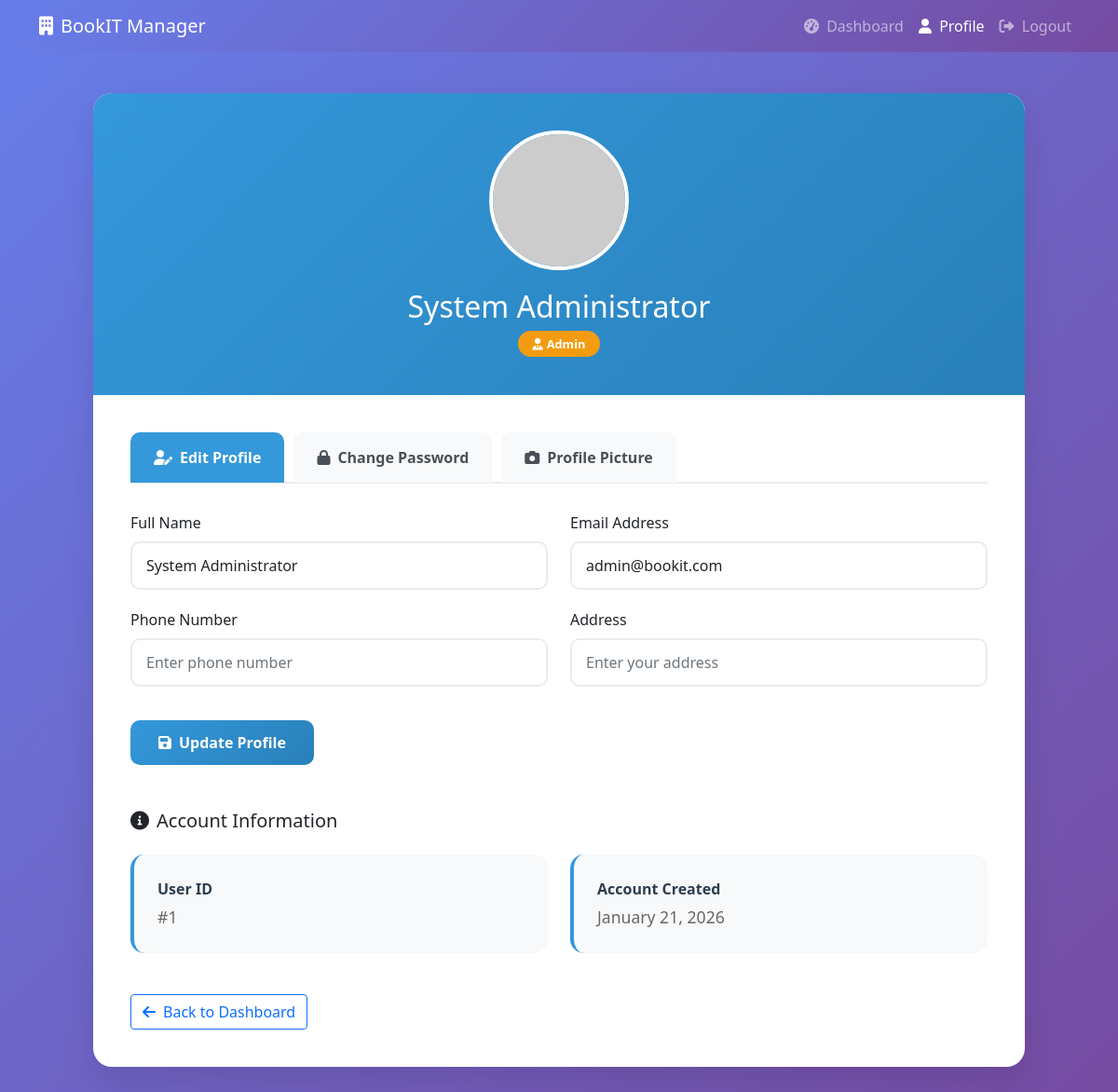
The page /host/manager_profile.php (signed in) on the database its author committed.
### tables this page shows
CREATE TABLE IF NOT EXISTS `users` (
  `user_id` int NOT NULL AUTO_INCREMENT,
  `full_name` varchar(100) NOT NULL,
  `email` varchar(100) NOT NULL,
  `password` varchar(255) NOT NULL,
  `phone` varchar(20) DEFAULT NULL,
  `role` enum('admin','host','renter','manager') DEFAULT 'renter',
  `branch_id` int DEFAULT NULL,
  `is_active` tinyint(1) DEFAULT '1',
  `created_at` timestamp NULL DEFAULT CURRENT_TIMESTAMP,
  `last_login` datetime DEFAULT NULL,
  `updated_at` timestamp NULL DEFAULT CURRENT_TIMESTAMP ON UPDATE CURRENT_TIMESTAMP,
  `address` text,
  `profile_picture` varchar(255) DEFAULT NULL,
  `login_method` varchar(20) DEFAULT 'email',
  `reset_token` varchar(255) DEFAULT NULL,
  `token_expiry` datetime DEFAULT NULL,
  `verification_status` enum('none','pending','verified','rejected') DEFAULT 'none',
  PRIMARY KEY (`user_id`),
  UNIQUE KEY `email` (`email`)
);

### config/db.php (called while the page is built, shortened)
<?php
$conn = new mysqli(DB_HOST, DB_USER, DB_PASS, DB_NAME);
if (!function_exists('get_single_result')) {
    function get_single_result($sql, $params = []) {
        global $conn;
        $stmt = $conn->prepare($sql);
        if (!empty($params)) {
            $types = '';
            $bind_params = [];
            foreach ($params as $param) {
                if ($param === null) {
                    $types .= 's';
                    $bind_params[] = null;
                } elseif (is_int($param)) {
                    $types .= 'i';
                    $bind_params[] = $param;
                } elseif (is_float($param)) {
                    $types .= 'd';
                    $bind_params[] = $param;
                } else {
                    $types .= 's';
                    $bind_params[] = (string)$param;
                }
            }
            $bind_refs = [$types];
            foreach ($bind_params as $key => $val) {
                $bind_refs[$key + 1] = &$bind_params[$key];
            }
            if (!call_user_func_array([$stmt, 'bind_param'], $bind_refs)) {
                error_log("Bind param failed: " . $stmt->error);
                $stmt->close();
                return false;
            }
        }
        if (!$stmt->execute()) {
            error_log("Execute failed: " . $stmt->error);
            $stmt->close();
            return false;
        }
        $result = $stmt->get_result();
        $row = null;
        if ($result && $result->num_rows > 0) {
            $row = $result->fetch_assoc();
        }
        return $row;
    }
}
?>

### host/manager_profile.php (the view, shortened to what this page needs)
<?php
include_once '../config/db.php';
$managerData = get_single_result("SELECT * FROM users WHERE user_id = ?", [$_SESSION['user_id']]);
$hasPhoneColumn = false;
$hasAddressColumn = false;
$hasProfilePictureColumn = false;
try {
    $checkColumnsQuery = "SHOW COLUMNS FROM users";
    $columnsResult = mysqli_query($conn, $checkColumnsQuery);
    $existingColumns = [];
    while ($column = mysqli_fetch_assoc($columnsResult)) {
        $existingColumns[] = $column['Field'];
    }
    $hasPhoneColumn = in_array('phone', $existingColumns);
    $hasAddressColumn = in_array('address', $existingColumns);
    $hasProfilePictureColumn = in_array('profile_picture', $existingColumns);
} catch (Exception $e) {
    $hasPhoneColumn = $hasAddressColumn = $hasProfilePictureColumn = false;
}
if ($hasProfilePictureColumn && !empty($managerData['profile_picture'])) {
    $profilePicture = '../assets/images/uploads/pfp/' . $managerData['profile_picture'];
} else {
    $profilePicture = 'https://ui-avatars.com/api/?name=' . urlencode($managerData['full_name']) . '&size=200&background=667eea&color=fff';
}
?>
<!DOCTYPE html>
<html lang="en">
<head>
    <link href="https://cdn.jsdelivr.net/npm/bootstrap@5.1.3/dist/css/bootstrap.min.css" rel="stylesheet">
    <link href="https://cdnjs.cloudflare.com/ajax/libs/font-awesome/6.0.0/css/all.min.css" rel="stylesheet">
    <link rel="stylesheet" href="../assets/css/manager/manager_profile.css">
</head>
<body>
    <nav class="navbar navbar-expand-lg navbar-dark fixed-top" style="background: linear-gradient(135deg, #667eea 0%, #764ba2 100%);">
        <div class="container">
            <a class="navbar-brand" href="manager_dashboard.php">
                <i class="fas fa-building me-2"></i>BookIT Manager
            </a>
            <div class="collapse navbar-collapse">
                <div class="navbar-nav ms-auto">
                    <a class="nav-link" href="manager_dashboard.php">
                        <i class="fas fa-tachometer-alt me-1"></i> Dashboard
                    </a>
                    <a class="nav-link active" href="manager_profile.php">
                        <i class="fas fa-user me-1"></i> Profile
                    </a>
                    <a class="nav-link" href="../public/logout.php">
                        <i class="fas fa-sign-out-alt me-1"></i> Logout
                    </a>
                </div>
            </div>
        </div>
    </nav>
    <div class="container">
        <div class="profile-container">
            <div class="profile-header">
                <div class="profile-avatar" onclick="<?php echo $hasProfilePictureColumn ? 'document.getElementById(\'profilePictureInput\').click()' : 'alert(\'Profile picture feature not available\')'; ?>">
                    <img src="<?php echo $profilePicture; ?>" alt="Profile Picture" id="profileImage">
                </div>
                <h2><?php echo $_SESSION['fullname']; ?></h2>
                <p class="mb-1">
                    <span class="manager-badge">
                        <i class="fas fa-user-tie me-1"></i><?php echo ucfirst($_SESSION['role']); ?>
                    </span>
                </p>
            </div>
            <div class="profile-content">
                <ul class="nav nav-tabs" id="profileTabs" role="tablist">
                    <li class="nav-item" role="presentation">
                        <button class="nav-link active" id="profile-tab" data-bs-toggle="tab" data-bs-target="#profile" type="button" role="tab">
                            <i class="fas fa-user-edit me-2"></i>Edit Profile
                        </button>
                    </li>
                    <li class="nav-item" role="presentation">
                        <button class="nav-link" id="password-tab" data-bs-toggle="tab" data-bs-target="#password" type="button" role="tab">
                            <i class="fas fa-lock me-2"></i>Change Password
                        </button>
                    </li>
                    <li class="nav-item" role="presentation">
                        <button class="nav-link <?php echo !$hasProfilePictureColumn ? 'feature-disabled' : ''; ?>" id="picture-tab" data-bs-toggle="tab" data-bs-target="#picture" type="button" role="tab">
                            <i class="fas fa-camera me-2"></i>Profile Picture
                        </button>
                    </li>
                </ul>
                <div class="tab-content" id="profileTabsContent">
                    <div class="tab-pane fade show active" id="profile" role="tabpanel">
                        <form method="POST">
                            <div class="row">
                                <div class="col-md-6">
                                    <label class="form-label">Full Name</label>
                                    <input type="text" class="form-control" name="fullname"
                                           value="<?php echo $managerData['full_name']; ?>" required>
                                </div>
                                <div class="col-md-6">
                                    <label class="form-label">Email Address</label>
                                    <input type="email" class="form-control" name="email"
                                           value="<?php echo $managerData['email']; ?>" required>
                                </div>
                            </div>
                            <div class="row">
                                <?php if ($hasPhoneColumn): ?>
                                <div class="col-md-6">
                                    <label class="form-label">Phone Number</label>
                                    <input type="tel" class="form-control" name="phone"
                                           value="<?php echo $managerData['phone'] ?? ''; ?>"
                                           placeholder="Enter phone number">
                                </div>
                                <?php endif; ?>
                                <?php if ($hasAddressColumn): ?>
                                <div class="col-md-<?php echo $hasPhoneColumn ? '6' : '12'; ?>">
                                    <label class="form-label">Address</label>
                                    <input type="text" class="form-control" name="address"
                                           value="<?php echo $managerData['address'] ?? ''; ?>"
                                           placeholder="Enter your address">
                                </div>
                                <?php endif; ?>
                            </div>
                            <div class="row mt-3">
                                <div class="col-12">
                                    <button type="submit" name="update_profile" class="btn btn-primary">
                                        <i class="fas fa-save me-2"></i>Update Profile
                                    </button>
                                </div>
                            </div>
                        </form>
                    </div>
                </div>
                <div class="row mt-5">
                    <div class="col-12">
                        <h5 class="mb-4"><i class="fas fa-info-circle me-2"></i>Account Information</h5>
                        <div class="row">
                            <div class="col-md-6">
                                <div class="info-card">
                                    <div class="info-label">User ID</div>
                                    <div class="info-value">#<?php echo $managerData['user_id']; ?></div>
                                </div>
                            </div>
                            <div class="col-md-6">
                                <div class="info-card">
                                    <div class="info-label">Account Created</div>
                                    <div class="info-value"><?php echo date('F j, Y', strtotime($managerData['created_at'])); ?></div>
                                </div>
                            </div>
                        </div>
                    </div>
                </div>
                <div class="row mt-4">
                    <div class="col-12">
                        <a href="manager_dashboard.php" class="btn btn-outline-primary">
                            <i class="fas fa-arrow-left me-2"></i>Back to Dashboard
                        </a>
                    </div>
                </div>
            </div>
        </div>
    </div>
</body>
</html>

### assets/css/manager/manager_profile.css (style rules this page uses)
:root { --primary-color: #3498db; --secondary-color: #2c3e50; --success-color: #27ae60; --warning-color: #f39c12; }
body { background: linear-gradient(135deg, #667eea 0%, #764ba2 100%); min-height: 100vh; font-family: 'Segoe UI', Tahoma, Geneva, Verdana, sans-serif; }
.profile-container { background: white; border-radius: 20px; box-shadow: 0 15px 35px rgba(0,0,0,0.1); overflow: hidden; margin: 100px auto 50px; max-width: 1000px; }
.profile-header { background: linear-gradient(135deg, var(--primary-color) 0%, #2980b9 100%); color: white; padding: 40px; text-align: center; position: relative; }
.profile-avatar { width: 150px; height: 150px; background: rgba(255,255,255,0.2); border-radius: 50%; display: flex; align-items: center; justify-content: center; margin: 0 auto 20px; border: 4px solid white; overflow: hidden; position: relative; cursor: pointer; transition: all 0.3s ease; }
.profile-avatar img { width: 100%; height: 100%; object-fit: cover; }
.profile-content { padding: 40px; }
.nav-tabs { border-bottom: 2px solid #e9ecef; margin-bottom: 30px; }
.nav-tabs .nav-link { border: none; color: #495057; font-weight: 600; padding: 15px 25px; margin-right: 10px; border-radius: 10px 10px 0 0; background: #f8f9fa; transition: all 0.3s ease; }
.nav-tabs .nav-link.active { background: var(--primary-color); color: white; border: none; }
.form-control { border: 2px solid #e9ecef; border-radius: 10px; padding: 12px 15px; margin-bottom: 20px; transition: all 0.3s ease; }
.btn-primary { background: linear-gradient(135deg, var(--primary-color) 0%, #2980b9 100%); border: none; border-radius: 10px; padding: 12px 30px; font-weight: 600; transition: all 0.3s ease; }
.info-card { background: #f8f9fa; border-radius: 15px; padding: 25px; margin-bottom: 20px; border-left: 4px solid var(--primary-color); }
.info-label { font-weight: 600; color: var(--secondary-color); margin-bottom: 5px; }
.info-value { color: #666; font-size: 1.1rem; }
.manager-badge { background: var(--warning-color); color: white; padding: 5px 15px; border-radius: 20px; font-size: 0.8rem; font-weight: 600; }

### rows shown on the page
users: fullname "System Administrator", email "admin@bookit.com", user_id "1", created_at "January 21, 2026"

### other values the page prints
$_SESSION['fullname'] "System Administrator"
$_SESSION['role'] "Admin"
